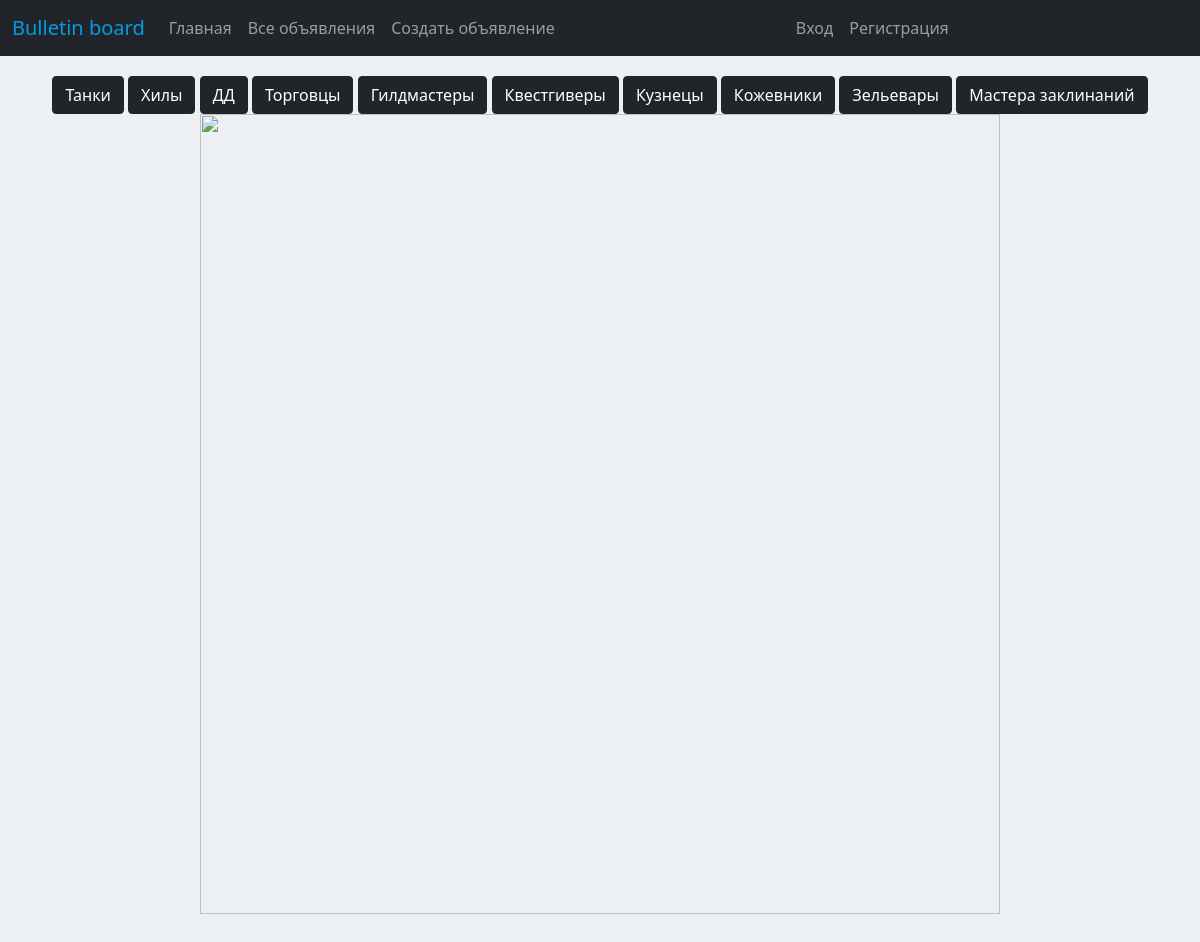
/main/, run on the app's committed database.
### board/models.py (models this page shows)
class Category(models.Model):
    category_name = models.CharField(max_length=64, unique=True)
    subscribers = models.ManyToManyField(User, related_name='categories')
    def __str__(self):
        return self.category_name

### board/views.py (the view)
# urls.py: path('main/', views.main),
def main(request):
    categories = Category.objects.all()
    context = {'categories': categories}
    return render(request, 'main.html', context=context)

### templates/main.html (shortened to what this page needs)
{% extends 'default.html' %}
{% block title %}
{% load static %}
{% endblock title %}
{% block content %}
<link rel="stylesheet" href="{% static 'css/index.css' %}"/>
{% for cat in categories %}
<a style="margin-top: 20px" class="btn btn-dark" href="{% url 'category_list' cat.id %}">{{ cat }}</a>
{% endfor %}
<img src="https://bumper-stickers.ru/48488-thickbox_default/wow.jpg" alt="" width="800" height="800">
{% endblock content %}

### static/css/index.css (style rules this page uses)
body { background-color: #f9f9fa; }

### data on the page
Category: category_name "Танки"
Category: category_name "Хилы"
Category: category_name "ДД"
Category: category_name "Торговцы"
Category: category_name "Гилдмастеры"
Category: category_name "Квестгиверы"
Category: category_name "Кузнецы"
Category: category_name "Кожевники"
Category: category_name "Зельевары"
Category: category_name "Мастера заклинаний"
